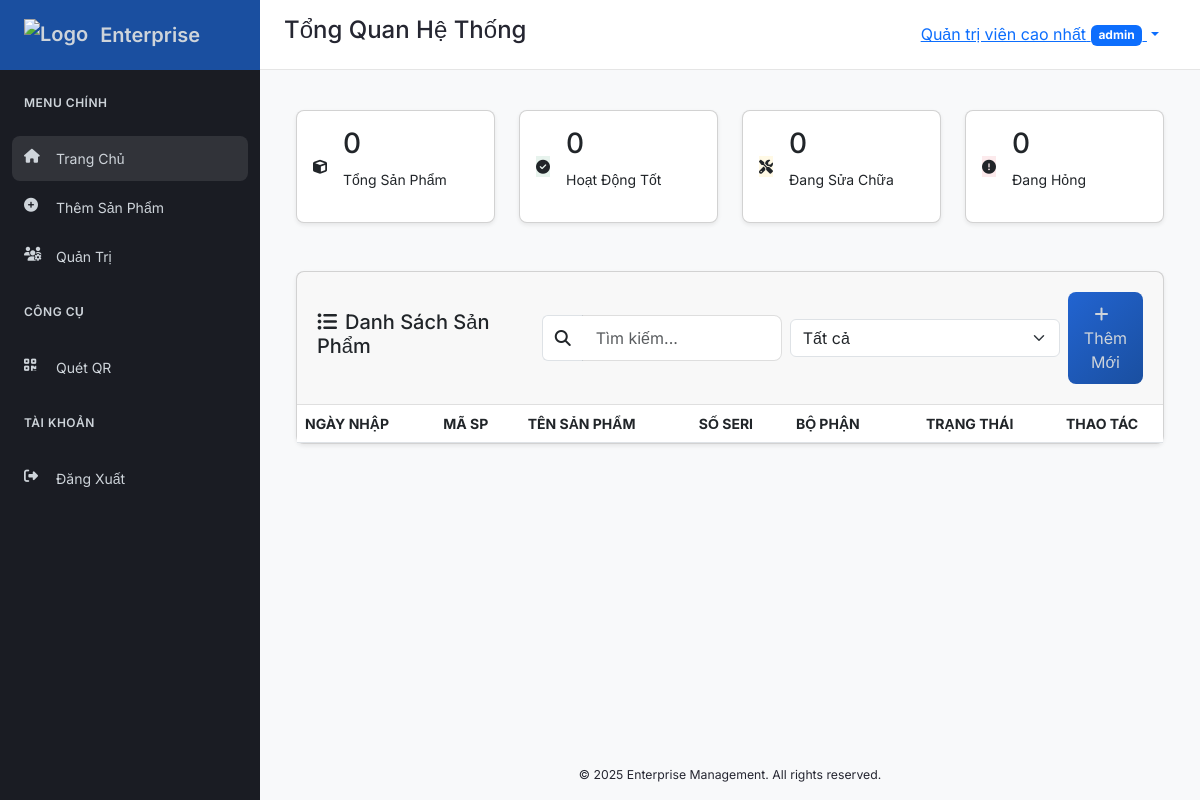
Page / (signed in) on the earlier database version.
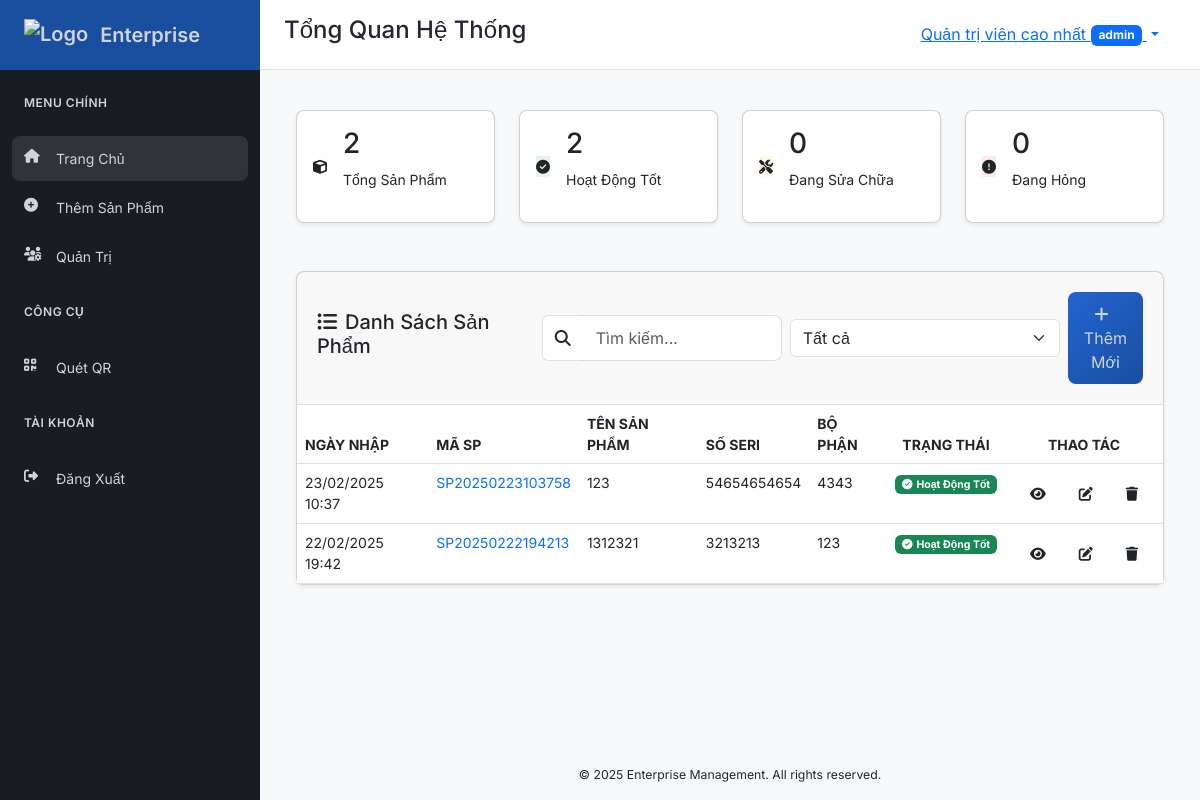
Same page on the later database version.
### app.py (models this page shows, shortened)
class User(UserMixin, db.Model):
    id = db.Column(db.Integer, primary_key=True)
    username = db.Column(db.String(150), unique=True, nullable=False)
    password_hash = db.Column(db.String(150), nullable=False)
    role = db.Column(db.String(50), default=ROLE_USER)
    is_approved = db.Column(db.Boolean, default=False)
    approved_by = db.Column(db.Integer, db.ForeignKey('user.id'), nullable=True)
    full_name = db.Column(db.String(150), nullable=True)
    employee_code = db.Column(db.String(50), unique=True, nullable=True)

class Product(db.Model):
    id = db.Column(db.Integer, primary_key=True)
    date_entry = db.Column(db.DateTime, nullable=False)
    product_code = db.Column(db.String(50), unique=True, nullable=False)
    product_name = db.Column(db.String(150), nullable=False)
    serial_number = db.Column(db.String(150), unique=True, nullable=False)
    date_issue = db.Column(db.Date, nullable=False)
    department = db.Column(db.String(150), nullable=False)
    status = db.Column(db.String(50), nullable=False)
    qr_code_data = db.Column(db.LargeBinary)
    qr_url = db.Column(db.String(500))
    entered_by = db.Column(db.Integer, db.ForeignKey('user.id'))
    entered_by_user = db.relationship('User', foreign_keys=[entered_by])

### app.py (the view, shortened to what this page needs)
@app.route('/')
def index():
    if not current_user.is_authenticated:
        return redirect(url_for('login'))
    page = request.args.get('page', 1, type=int)
    search = request.args.get('search', '')
    status_filter = request.args.get('status', '')
    query = Product.query
    if status_filter:
        query = query.filter(Product.status == status_filter)
    products = query.order_by(Product.id.desc()).paginate(page=page, per_page=5)
    total_products = Product.query.count()
    running_count = Product.query.filter_by(status='chạy tốt').count()
    repairing_count = Product.query.filter_by(status='đang sửa').count()
    broken_count = Product.query.filter_by(status='hỏng').count()
    return render_template(
        'index.html',
        products=products,
        search=search,
        status_filter=status_filter,
        total_products=total_products,
        running_count=running_count,
        repairing_count=repairing_count,
        broken_count=broken_count
    )

### app.py (called while the page is built)
@login_manager.user_loader
def load_user(user_id):
    return User.query.get(int(user_id))

@app.context_processor
def utility_processor():
    def get_approver(approver_id):
        return User.query.get(approver_id)
    return dict(get_approver=get_approver, now=datetime.now())

@app.before_request
def log_ip():
    ip = request.remote_addr
    app.logger.info("Incoming request from IP: %s", ip)

### templates/index.html (shortened to what this page needs)
{% extends 'base.html' %}
{% block header_title %}Tổng Quan Hệ Thống{% endblock %}
{% block content %}
<div class="container-fluid">
  <div class="row g-4 mb-4">
    <div class="col-md-3">
      <div class="card stat-card">
        <div class="card-body d-flex align-items-center">
          <div class="stat-icon">
            <i class="fas fa-cube"></i>
          </div>
          <div class="ms-3">
            <h3>{{ total_products }}</h3>
            <p>Tổng Sản Phẩm</p>
          </div>
        </div>
      </div>
    </div>
    <div class="col-md-3">
      <div class="card stat-card">
        <div class="card-body d-flex align-items-center">
          <div class="stat-icon bg-success bg-opacity-10">
            <i class="fas fa-check-circle"></i>
          </div>
          <div class="ms-3">
            <h3>{{ running_count }}</h3>
            <p>Hoạt Động Tốt</p>
          </div>
        </div>
      </div>
    </div>
    <div class="col-md-3">
      <div class="card stat-card">
        <div class="card-body d-flex align-items-center">
          <div class="stat-icon bg-warning bg-opacity-10">
            <i class="fas fa-tools"></i>
          </div>
          <div class="ms-3">
            <h3>{{ repairing_count }}</h3>
            <p>Đang Sửa Chữa</p>
          </div>
        </div>
      </div>
    </div>
    <div class="col-md-3">
      <div class="card stat-card">
        <div class="card-body d-flex align-items-center">
          <div class="stat-icon bg-danger bg-opacity-10">
            <i class="fas fa-exclamation-circle"></i>
          </div>
          <div class="ms-3">
            <h3>{{ broken_count }}</h3>
            <p>Đang Hỏng</p>
          </div>
        </div>
      </div>
    </div>
  </div>
  <div class="card">
    <div class="card-header d-flex justify-content-between align-items-center">
      <h5><i class="fas fa-list-ul me-2"></i>Danh Sách Sản Phẩm</h5>
      <form class="d-flex align-items-center gap-2" method="get" action="{{ url_for('index') }}">
        <div class="input-group">
          <span class="input-group-text bg-white border-end-0">
            <i class="fas fa-search"></i>
          </span>
          <input type="text"
                 name="search"
                 class="form-control border-start-0"
                 placeholder="Tìm kiếm..."
                 value="{{ search }}"
                 oninput="debounceSubmit(this.form)"
          >
        </div>
        <select name="status" class="form-select" onchange="this.form.submit()">
          <option value="">Tất cả</option>
        </select>
        {% if current_user.is_authenticated and current_user.role in ['manager', 'admin'] %}
          <a href="{{ url_for('add_product') }}" class="btn btn-primary">
            <i class="fas fa-plus me-2"></i>Thêm Mới
          </a>
        {% endif %}
      </form>
    </div>
    <div class="card-body p-0">
      <div class="table-responsive">
        <table class="table table-hover mb-0">
          <thead>
            <tr>
              <th>NGÀY NHẬP</th>
              <th>MÃ SP</th>
              <th>TÊN SẢN PHẨM</th>
              <th>SỐ SERI</th>
              <th>BỘ PHẬN</th>
              <th class="text-center">TRẠNG THÁI</th>
              <th class="text-center">THAO TÁC</th>
            </tr>
          </thead>
          <tbody>
            {% for product in products.items %}
            <tr>
              <td>{{ product.date_entry.strftime("%d/%m/%Y %H:%M") }}</td>
              <td><span class="text-primary">{{ product.product_code }}</span></td>
              <td>{{ product.product_name }}</td>
              <td>{{ product.serial_number }}</td>
              <td>{{ product.department }}</td>
              <td class="text-center">
                {% if product.status == 'chạy tốt' %}
                  <span class="badge bg-success">
                    <i class="fas fa-check-circle me-1"></i>Hoạt Động Tốt
                  </span>
                {% elif product.status == 'đang sửa' %}
                  <span class="badge bg-warning">
                    <i class="fas fa-tools me-1"></i>Đang Sửa Chữa
                  </span>
                {% else %}
                  <span class="badge bg-danger">
                    <i class="fas fa-exclamation-circle me-1"></i>Đang Hỏng
                  </span>
                {% endif %}
              </td>
              <td class="text-center">
                <div class="btn-group">
                  <a href="{{ url_for('product_detail', product_id=product.id) }}" class="btn btn-sm btn-icon" title="Xem chi tiết">
                    <i class="fas fa-eye"></i>
                  </a>
                  {% if current_user.is_authenticated and current_user.role in ['manager', 'admin'] %}
                    <a href="{{ url_for('edit_product', product_id=product.id) }}" class="btn btn-sm btn-icon" title="Chỉnh sửa">
                      <i class="fas fa-edit"></i>
                    </a>
                    <button type="button" class="btn btn-sm btn-icon" title="Xóa" onclick="deleteProduct('{{ product.id }}')">
                      <i class="fas fa-trash"></i>
                    </button>
                  {% endif %}
                </div>
              </td>
            </tr>
            {% endfor %}
          </tbody>
        </table>
      </div>
    </div>
  </div>
</div>
{% endblock %}

### templates/base.html (shortened to what this page needs)
<!DOCTYPE html>
<html lang="vi">
<head>
  <link rel="stylesheet" href="https://cdnjs.cloudflare.com/ajax/libs/font-awesome/6.4.0/css/all.min.css">
  <link href="https://cdn.jsdelivr.net/npm/bootstrap@5.3.0/dist/css/bootstrap.min.css" rel="stylesheet">
  <link rel="stylesheet" href="{{ url_for('static', filename='style.css') }}">
</head>
<body>
  <div class="wrapper">
    <aside class="sidebar" id="sidebar">
      <div class="sidebar-header">
        <div class="brand-logo">
          <img src="{{ url_for('static', filename='logo.png') }}" alt="Logo">
          <span>Enterprise</span>
        </div>
      </div>
      <nav class="sidebar-nav">
        <div class="nav-section">
          <p class="nav-title">MENU CHÍNH</p>
          <div class="nav-item">
            <a href="{{ url_for('index') }}" class="nav-link {% if request.endpoint == 'index' %}active{% endif %}">
              <i class="fas fa-home"></i>
              <span>Trang Chủ</span>
            </a>
          </div>
          {% if current_user.is_authenticated %}
            {% if current_user.role in ['manager', 'admin'] %}
            <div class="nav-item">
              <a href="{{ url_for('add_product') }}" class="nav-link {% if request.endpoint == 'add_product' %}active{% endif %}">
                <i class="fas fa-plus-circle"></i>
                <span>Thêm Sản Phẩm</span>
              </a>
            </div>
            {% endif %}
            {% if current_user.role == 'admin' %}
            <div class="nav-item">
              <a href="{{ url_for('admin_panel') }}" class="nav-link {% if request.endpoint == 'admin_panel' %}active{% endif %}">
                <i class="fas fa-users-cog"></i>
                <span>Quản Trị</span>
              </a>
            </div>
            {% endif %}
          {% endif %}
        </div>
        <div class="nav-section">
          <p class="nav-title">CÔNG CỤ</p>
          <div class="nav-item">
            <a href="{{ url_for('scan_qr') }}" class="nav-link {% if request.endpoint == 'scan_qr' %}active{% endif %}">
              <i class="fas fa-qrcode"></i>
              <span>Quét QR</span>
            </a>
          </div>
        </div>
        <div class="nav-section">
          <p class="nav-title">TÀI KHOẢN</p>
          {% if current_user.is_authenticated %}
            <div class="nav-item">
              <a href="{{ url_for('logout') }}" class="nav-link">
                <i class="fas fa-sign-out-alt"></i>
                <span>Đăng Xuất</span>
              </a>
            </div>
          {% endif %}
        </div>
      </nav>
    </aside>
    <div class="main-content">
      <header class="header">
        <h4 class="header-title">{% block header_title %}Dashboard{% endblock %}</h4>
        <div class="header-right ms-auto">
          {% if current_user.is_authenticated %}
          <div class="dropdown">
            <button class="btn btn-link dropdown-toggle" type="button" data-bs-toggle="dropdown">
              <span class="user-name">{{ current_user.full_name }}</span>
              <span class="user-role badge bg-primary">{{ current_user.role }}</span>
            </button>
          </div>
          {% endif %}
        </div>
      </header>
      <div class="page-content container-fluid">
        {% block content %}{% endblock %}
      </div>
      <footer class="footer text-center py-3">
        <small>&copy; {{ now.year if now else "2025" }} Enterprise Management. All rights reserved.</small>
      </footer>
    </div>
  </div>
</body>
</html>

### static/style.css (style rules this page uses)
:root { --primary: #2264d1; --primary-dark: #1a4fa0; --primary-light: #4485f5; --secondary: #3a3f51; --success: #00c853; --danger: #ff5252; --warning: #ffd740; --info: #00b0ff; --gradient-primary: linear-gradient(135deg, var(--primary) 0%, var(--primary-dark) 100%); --surface-0: #ffffff; --surface-1: #f8f9fa; --surface-dark: #1a1c23; --text-primary: #252631; --text-light: #ced4da; --border-dark: rgba(0, 0, 0, 0.1); --header-height: 70px; --sidebar-width: 260px; --transition-base: all 0.3s ease; }
*, *::before, *::after { box-sizing: border-box; margin: 0; padding: 0; }
html { font-size: 16px; -webkit-font-smoothing: antialiased; -moz-osx-font-smoothing: grayscale; }
body { font-family: 'Inter', sans-serif; font-size: 0.875rem; line-height: 1.5; color: var(--text-primary); background: var(--surface-1); min-height: 100vh; overflow-x: hidden; }
.wrapper { display: flex; min-height: 100vh; }
.sidebar { width: var(--sidebar-width); background: var(--surface-dark); position: fixed; left: 0; top: 0; height: 100vh; z-index: 1000; transition: var(--transition-base); display: flex; flex-direction: column; }
.sidebar-header { height: var(--header-height); display: flex; align-items: center; justify-content: space-between; padding: 0 1.5rem; background: var(--primary-dark); }
.brand-logo { display: flex; align-items: center; gap: 0.75rem; color: var(--text-light); font-size: 1.25rem; font-weight: 600; }
.brand-logo img { height: 32px; }
.sidebar-nav { flex: 1; padding: 1rem 0; }
.nav-section { margin-bottom: 1rem; }
.nav-title { padding: 0.5rem 1.5rem; font-size: 0.75rem; text-transform: uppercase; letter-spacing: 0.5px; color: var(--text-light); font-weight: 600; }
.nav-item { margin: 0.25rem 0.75rem; }
.nav-link { display: flex; align-items: center; padding: 0.75rem; color: var(--text-light); border-radius: 0.5rem; transition: var(--transition-base); text-decoration: none; }
.nav-link:hover, .nav-link.active { background: rgba(255, 255, 255, 0.1); color: var(--text-light); }
.nav-link i { width: 1.25rem; height: 1.25rem; margin-right: 0.75rem; }
.main-content { flex: 1; margin-left: var(--sidebar-width); display: flex; flex-direction: column; min-height: 100vh; transition: var(--transition-base); }
.header { height: var(--header-height); background: var(--surface-0); border-bottom: 1px solid var(--border-dark); display: flex; align-items: center; padding: 0 1.5rem; position: sticky; top: 0; z-index: 990; }
.page-content { padding: 1.5rem; flex: 1; }
.card { background: var(--surface-0); border-radius: 0.5rem; box-shadow: 0 2px 4px rgba(0,0,0,0.08); transition: var(--transition-base); margin-bottom: 1.5rem; }
.card-header { padding: 1.25rem; border-bottom: 1px solid var(--border-dark); }
.form-control { padding: 0.625rem 0.875rem; border: 1px solid var(--border-dark); border-radius: 0.5rem; transition: var(--transition-base); }
.btn { padding: 0.625rem 1rem; border-radius: 0.5rem; transition: var(--transition-base); }
.btn-primary { background: var(--gradient-primary); border: none; color: var(--text-light); }
.table-responsive { overflow-x: auto; }

Differences in the rows shown:
added Product: date_entry "23/02/2025 10:37", product_code "SP20250223103758", product_name "123", serial_number "54654654654", department "4343", status "chạy tốt" (drawn)
added Product: date_entry "22/02/2025 19:42", product_code "SP20250222194213", product_name "1312321", serial_number "3213213", department "123", status "chạy tốt" (drawn)
Other differences:
{{ total_products }}: "0" → "2"
{{ running_count }}: "0" → "2"
